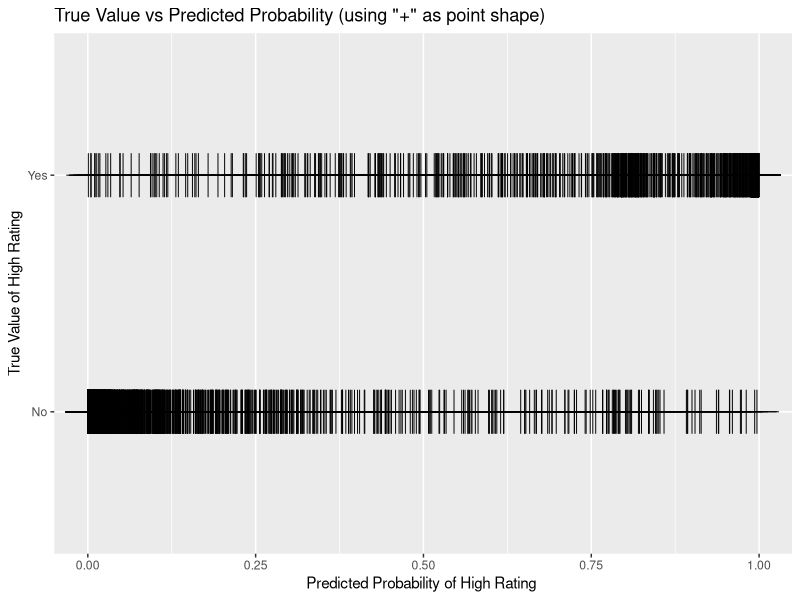
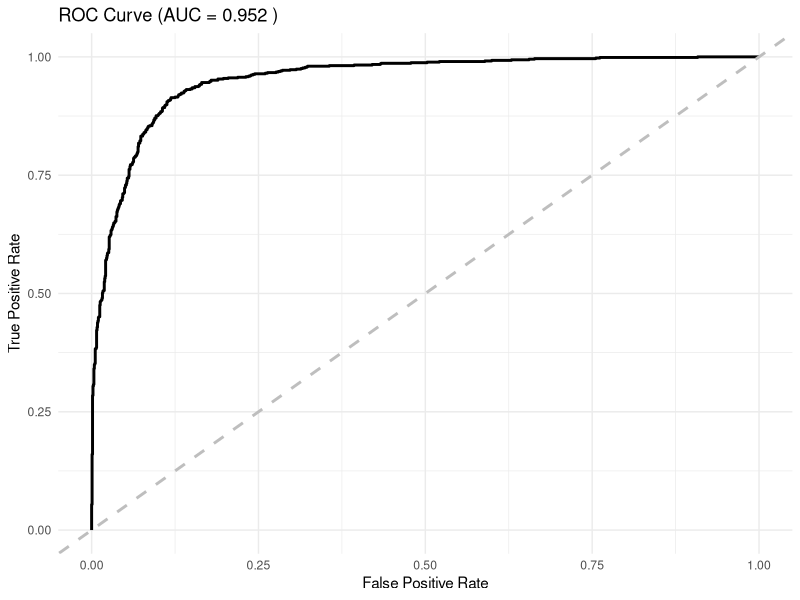
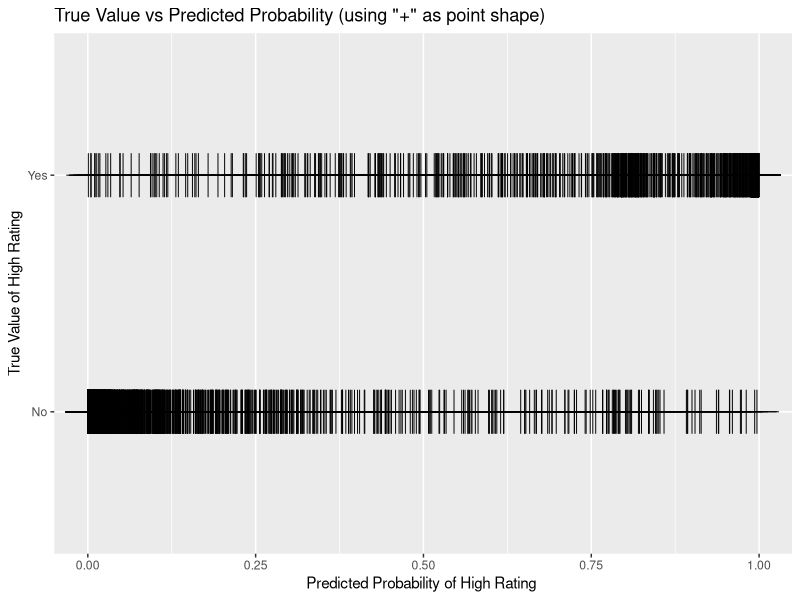
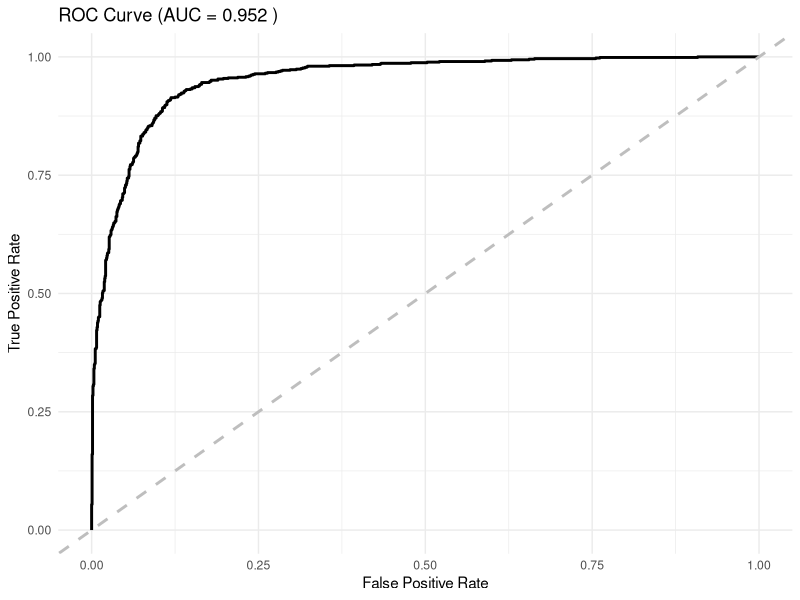

Source code (R) for these figures, in order:
library(broom)
library(ggplot2)
library(knitr)
library(pROC)
library(tidyverse)
library(caret)

# read the data set
film <- read.csv("Group_07_Data_1.csv") %>%
  as_tibble()

# select models by removing insignificant variables from full model
model1 <- glm(formula=high_rating=="Yes"~length*budget*log(votes)+decade+genre,family=binomial(link="logit"),data=film)
summary(model1)
model2 <- glm(formula=high_rating=="Yes"~length*budget+log(votes)+decade+genre,family=binomial(link="logit"),data=film)
summary(model2)
model3 <- glm(formula=high_rating=="Yes"~length*budget+log(votes)+genre,family=binomial(link="logit"),data=film)
summary(model3)
model4 <- glm(formula=high_rating=="Yes"~length+length:budget+log(votes)+genre,family=binomial(link="logit"),data=film)
summary(model4)

# set final model
bind_rows(glance(model1),glance(model2),glance(model3),glance(model4),.id="Model") %>%
  select(Model,AIC,BIC) %>%
  mutate(Model=c("Model1","Model2","Model3","Model4")) %>%
  kable(digits=2,caption="Model comparison values for different models")
final.model <- model4

# add predictions into the data set
film <- film %>%
  mutate(high_rating_probability=predict(final.model,type="response")) %>%
  select(film_id:high_rating,high_rating_probability,everything())
write_csv(film,"Group_07_Data_2.csv")

# generate true value vs predicted probability graph
ggplot(film,aes(x=high_rating_probability,y=high_rating))+
  geom_point(shape=3,color="black",size=10)+
  labs(x="Predicted Probability of High Rating ",
       y="True Value of High Rating",
       title="True Value vs Predicted Probability (using \"+\" as point shape)")
ggsave("True Value vs Predicted Probability.png")

ROC <- roc(film$high_rating, film$high_rating_probability, levels = c("No", "Yes"))

p <- ggroc(ROC, colour = "black", size = 1, legacy.axes = TRUE) +
  geom_abline(slope = 1, intercept = 0, linetype = "dashed", colour = "grey", size = 1) +
  labs(
    title = paste("ROC Curve (AUC =", round(auc(ROC), 3), ")"),
    x = "False Positive Rate",
    y = "True Positive Rate"
  ) +
  theme_minimal()

print(p)
ggsave("ROC Curve.png", plot = p, width = 6, height = 4)

# Convert probabilities to class labels (threshold = 0.5)
film <- film %>%
  mutate(pred_class = ifelse(high_rating_probability > 0.5, "Yes", "No"))

# Convert to factors (ensure consistent levels)
film$pred_class <- factor(film$pred_class, levels = c("No", "Yes"))
film$high_rating <- factor(film$high_rating, levels = c("No", "Yes"))

# Confusion matrix
cm <- confusionMatrix(
  film$pred_class,
  film$high_rating,
  positive = "Yes"
)
cm

# Extract performance metrics
accuracy  <- cm$overall["Accuracy"]
precision <- cm$byClass["Precision"]
recall    <- cm$byClass["Recall"]
f1        <- cm$byClass["F1"]

# AUC
auc_value <- auc(ROC)

# Create summary table 
evaluation_table <- tibble(
  Model = "Logistic (Final Model)",
  Accuracy = round(accuracy, 4),
  Precision = round(precision, 4),
  Recall = round(recall, 4),
  F1 = round(f1, 4),
  AUC = round(auc_value, 4)
)

evaluation_table %>%
  kable(caption = "Model Evaluation Metrics")
